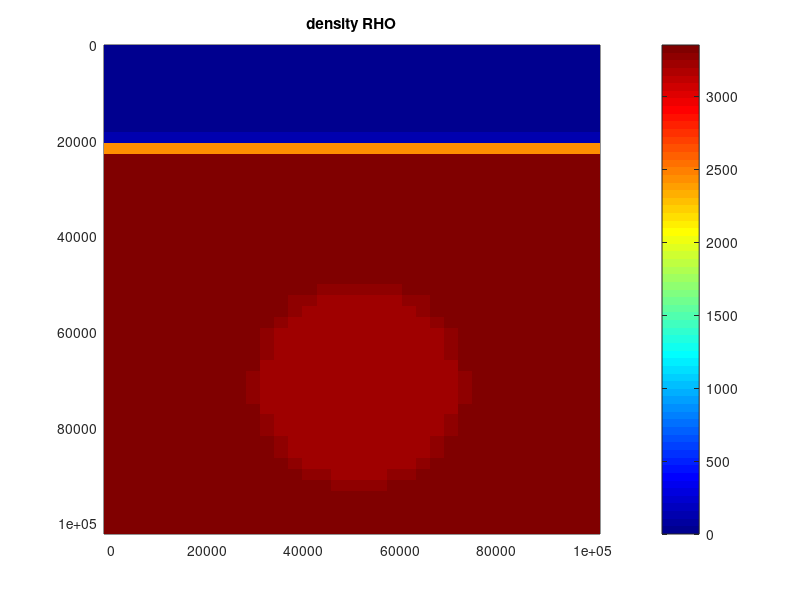
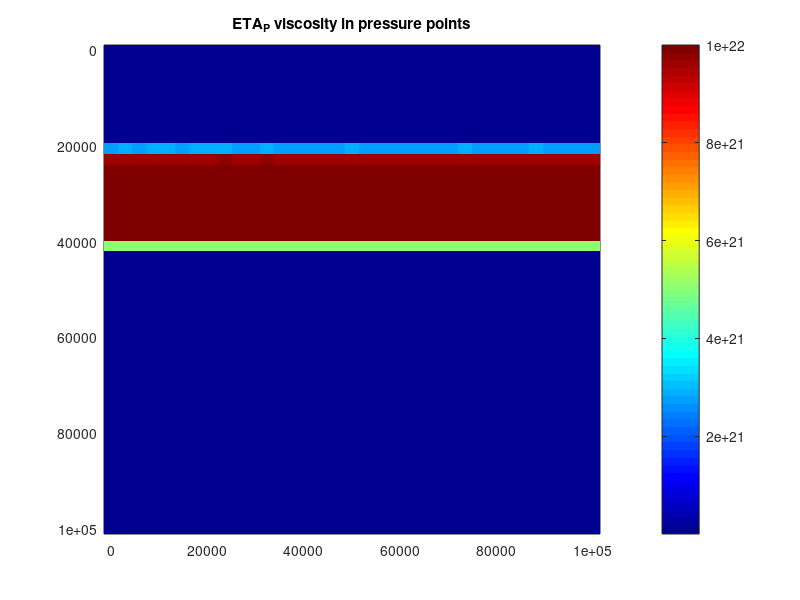
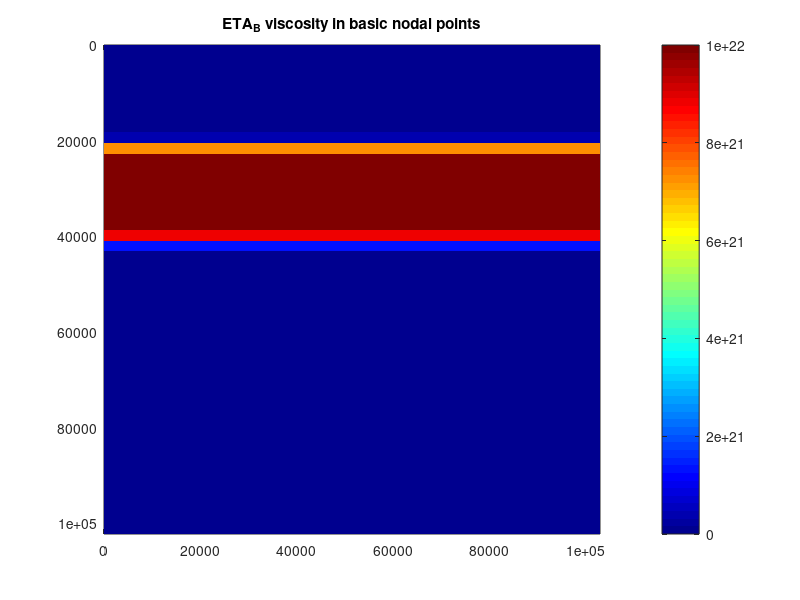
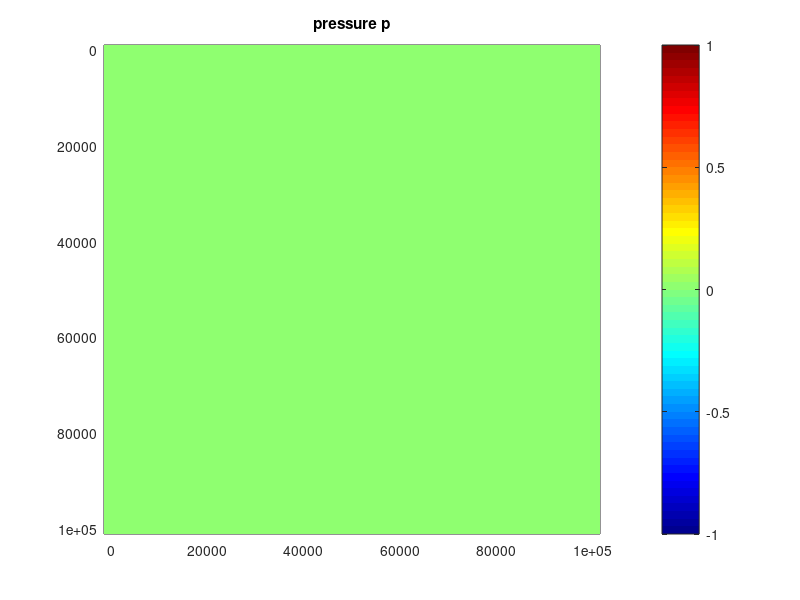

The MATLAB script that drew these images, in order:
% 0 clear memory and figures
clear all % memory
clf % figures


% 1.1 define numerical model
xsize = 100000; % horizontal, in m
ysize = 100000; % vertical, in m
nx=35; % grid resolution in horizontal direction
ny=45;% grid resolution in vertical direction
dx=xsize/(nx-1); % horizontal grid step in m
dy=ysize/(ny-1); % vertical grid step in m
x=0:dx:xsize+dx; % horizontal coordinates of grid points
y=0:dy:ysize+dy; % vertical coordinates of grid points
xp=-dx/2:dx:xsize+dx/2;
yp=-dy/2:dy:ysize+dy/2;
xvx=0:dx:xsize+dx;
yvx=-dy/2:dy:ysize+dy/2;
xvy=-dx/2:dx:xsize+dx/2;
yvy=0:dy:ysize+dy;
BC_type=-1; % free slip
BC_pressure = 1e+5;
gy=10;
dtthermal= min(dx,dy)^2/(4*max([4/3350/800 3/3300/1000  2/3200/1100]));
timesum=0;

% FOR TESTCASES
nsteps=1; dt=6e+10; dispmax=0.5;


% define marker arrays
nxm=(nx-1)*4; % number of markers in horizontal direction
nym=(ny-1)*4;
nm=nxm*nym; % total number of markers
xm=zeros(nm, 1); % x coordinates of markers
ym=zeros(nm, 1);
dxm=xsize/nxm; % average horizontal distance between markers in m
dym=ysize/nym;
RHOm=zeros(nm, 1); % density value for markers in kg/m3
ETAm=zeros(nm, 1); % viscosity values for markers
CPm=zeros(nm, 1);
RHOCPm=zeros(nm, 1);
km=zeros(nm, 1);
kappam=zeros(nm, 1);
Tm=zeros(nm, 1);

m=1;
for jm=1:1:nxm
    for im=1:1:nym
        % coordinates
        xm(m)=dxm/2+(jm-1)*dxm ; %+(rand-0.5)*dxm; %horizontal
        ym(m)=dym/2+(im-1)*dym ; %+(rand-0.5)*dym; %vertical

        % STICKY AIR
        if (ym(m)<0.2*ysize)
            RHOm(m) = 1; % sticky air
            CPm(m)=3E6;
            km(m)=3000;
            ETAm(m) = 1E17;
            Tm(m)=273;
        end

        % LITHOSPHERE
        if (ym(m)>=0.2*ysize && ym(m)<0.4*ysize )
            RHOm(m) = 3350;
            CPm(m)=800;
            km(m)=4;
            ETAm(m) = 1E22;
            Tm(m)=-1027+ym(m)*13/200;
        end

        if (ym(m)>=0.4*ysize)

            % PLUME
            if (sqrt((xm(m)-50000)^2+(ym(m)-70000)^2)<20000)
                RHOm(m) = 3200;
                CPm(m)=1100;
                km(m)=2;
                ETAm(m) = 1E18;
                Tm(m)=1873;

                % MANTLE
            else
                RHOm(m) = 3300;
                CPm(m)=1000;
                km(m)=3;
                ETAm(m) = 1E19;
                Tm(m)=1573;
            end
        end
        RHOCPm(m)=RHOm(m)*CPm(m);
        m=m+1;
    end
end

% 2 defining some matrices

N=(nx+1)*(ny+1)*3; % total number of unknowns
L=sparse(N, N); % coeff in the left side of equations
R=zeros(N,1); % values for the right hand side of eqns
RHO = zeros(ny+1, nx+1);
RHOCP = zeros(ny+1, nx+1);
ETA_P = zeros(ny+1, nx+1);
ETA_B = zeros(ny+1, nx+1);
kx= zeros(ny+1, nx+1);
ky= zeros(ny+1, nx+1);
T0= zeros(ny+1, nx+1);




for timestep=1:1:nsteps

    % initial values for sum arrays for ETAP, ETAB, RHO, kx, ky
    ETA_P_SUM=zeros(ny+1, nx+1);
    ETA_P_WT=zeros(ny+1, nx+1);
    ETA_B_SUM=zeros(ny+1, nx+1);
    ETA_B_WT=zeros(ny+1, nx+1);
    RHO_SUM=zeros(ny+1, nx+1);
    RHO_WT=zeros(ny+1, nx+1);
    RHOCP_SUM=zeros(ny+1, nx+1);
    RHOCP_WT=zeros(ny+1, nx+1);
    kx_SUM= zeros(ny+1, nx+1);
    kx_WT= zeros(ny+1, nx+1);
    ky_SUM= zeros(ny+1, nx+1);
    ky_WT= zeros(ny+1, nx+1);
    T_SUM= zeros(ny+1, nx+1);
    T_WT= zeros(ny+1, nx+1);


    % calculate ETA_P, ETA_B, RHO (or RHOvy in vy points)
    for m=1:1:nm

        % I. ETA_P, T and RHOCP
        % indices
        i=fix(((ym(m)-yp(1))/dy))+1;
        j=fix(((xm(m)-xp(1))/dx))+1;

        % weights for pressure pts
        dxmj=(xm(m)-xp(j));
        dymi=(ym(m)-yp(i));

        wtmij=(1-dxmj/dx)*(1-dymi/dy);
        wtmi1j=(1-dxmj/dx)*dymi/dy;
        wtmij1=dxmj/dx*(1-dymi/dy);
        wtmi1j1=dxmj/dx*dymi/dy;

        % calculating numerator and denominator for ETA_P
        ETA_P_SUM(i, j)=ETA_P_SUM(i, j)+wtmij*ETAm(m);
        ETA_P_WT(i, j)=ETA_P_WT(i, j)+wtmij;
        ETA_P_SUM(i+1, j)=ETA_P_SUM(i+1, j)+wtmi1j*ETAm(m);
        ETA_P_WT(i+1, j)=ETA_P_WT(i+1, j)+wtmi1j;
        ETA_P_SUM(i, j+1)=ETA_P_SUM(i, j+1)+wtmij1*ETAm(m);
        ETA_P_WT(i, j+1)=ETA_P_WT(i, j+1)+wtmij1;
        ETA_P_SUM(i+1, j+1)=ETA_P_SUM(i+1, j+1)+wtmi1j1*ETAm(m);
        ETA_P_WT(i+1, j+1)=ETA_P_WT(i+1, j+1)+wtmi1j1;

        % calculating numerator and denominator for RHOCP
        RHOCP_SUM(i, j)=RHOCP_SUM(i, j)+wtmij*RHOCPm(m);
        RHOCP_WT(i, j)=RHOCP_WT(i, j)+wtmij;
        RHOCP_SUM(i+1, j)=RHOCP_SUM(i+1, j)+wtmi1j*RHOCPm(m);
        RHOCP_WT(i+1, j)=RHOCP_WT(i+1, j)+wtmi1j;
        RHOCP_SUM(i, j+1)=RHOCP_SUM(i, j+1)+wtmij1*RHOCPm(m);
        RHOCP_WT(i, j+1)=RHOCP_WT(i, j+1)+wtmij1;
        RHOCP_SUM(i+1, j+1)=RHOCP_SUM(i+1, j+1)+wtmi1j1*RHOCPm(m);
        RHOCP_WT(i+1, j+1)=RHOCP_WT(i+1, j+1)+wtmi1j1;

        % calculating numerator and denominator for T
        T_SUM(i, j)=T_SUM(i, j)+wtmij*Tm(m)*RHOCPm(m);
        T_WT(i, j)=T_WT(i, j)+wtmij*RHOCPm(m);
        T_SUM(i+1, j)=T_SUM(i+1, j)+wtmi1j*Tm(m)*RHOCPm(m);
        T_WT(i+1, j)=T_WT(i+1, j)+wtmi1j*RHOCPm(m);
        T_SUM(i, j+1)=T_SUM(i, j+1)+wtmij1*Tm(m)*RHOCPm(m);
        T_WT(i, j+1)=T_WT(i, j+1)+wtmij1*RHOCPm(m);
        T_SUM(i+1, j+1)=T_SUM(i+1, j+1)+wtmi1j1*Tm(m)*RHOCPm(m);
        T_WT(i+1, j+1)=T_WT(i+1, j+1)+wtmi1j1*RHOCPm(m);


        % II. ETA_B
        % indices
        i= fix(((ym(m)-y(1)))/dy)+1;
        j= fix(((xm(m)-x(1)))/dx)+1;

        % weights for basic nodal pts, use same variables, previous values
        % not needed
        dxmj=(xm(m)-x(j));
        dymi=(ym(m)-y(i));

        wtmij=(1-dxmj/dx)*(1-dymi/dy);
        wtmi1j=(1-dxmj/dx)*(dymi/dy);
        wtmij1=dxmj/dx*(1-dymi/dy);
        wtmi1j1=dxmj/dx*(dymi/dy);

        % calculating numerator and denominator for ETA_B
        ETA_B_SUM(i, j)=ETA_B_SUM(i, j)+wtmij*ETAm(m);
        ETA_B_WT(i, j)=ETA_B_WT(i, j)+wtmij;
        ETA_B_SUM(i+1, j)=ETA_B_SUM(i+1, j)+wtmi1j*ETAm(m);
        ETA_B_WT(i+1, j)=ETA_B_WT(i+1, j)+wtmi1j;
        ETA_B_SUM(i, j+1)=ETA_B_SUM(i, j+1)+wtmij1*ETAm(m);
        ETA_B_WT(i, j+1)=ETA_B_WT(i, j+1)+wtmij1;
        ETA_B_SUM(i+1, j+1)=ETA_B_SUM(i+1, j+1)+wtmi1j1*ETAm(m);
        ETA_B_WT(i+1, j+1)=ETA_B_WT(i+1, j+1)+wtmi1j1;

        % III. RHOvy, ky
        % indices
        i=fix(((ym(m)-yvy(1)))/dy)+1;
        j=fix(((xm(m)-xvy(1)))/dx)+1;

        % weights for vy pts, use same variables, previous values
        % not needed
        dxmj=abs(xm(m)-xvy(j));
        dymi=abs(ym(m)-yvy(i));

        wtmij=(1-dxmj/dx)*(1-dymi/dy);
        wtmi1j=(1-dxmj/dx)*dymi/dy;
        wtmij1=dxmj/dx*(1-dymi/dy);
        wtmi1j1=dxmj/dx*dymi/dy;

        % calculating numerator and denominator for RHO
        RHO_SUM(i, j)=RHO_SUM(i, j)+wtmij*RHOm(m);
        RHO_WT(i, j)=RHO_WT(i, j)+wtmij;
        RHO_SUM(i+1, j)=RHO_SUM(i+1, j)+wtmi1j*RHOm(m);
        RHO_WT(i+1, j)=RHO_WT(i+1, j)+wtmi1j;
        RHO_SUM(i, j+1)=RHO_SUM(i, j+1)+wtmij1*RHOm(m);
        RHO_WT(i, j+1)=RHO_WT(i, j+1)+wtmij1;
        RHO_SUM(i+1, j+1)=RHO_SUM(i+1, j+1)+wtmi1j1*RHOm(m);
        RHO_WT(i+1, j+1)=RHO_WT(i+1, j+1)+wtmi1j1;

        % calculating numerator and denominator for ky
        ky_SUM(i, j)=ky_SUM(i, j)+wtmij*km(m);
        ky_WT(i, j)=ky_WT(i, j)+wtmij;
        ky_SUM(i+1, j)=ky_SUM(i+1, j)+wtmi1j*km(m);
        ky_WT(i+1, j)=ky_WT(i+1, j)+wtmi1j;
        ky_SUM(i, j+1)=ky_SUM(i, j+1)+wtmij1*km(m);
        ky_WT(i, j+1)=ky_WT(i, j+1)+wtmij1;
        ky_SUM(i+1, j+1)=ky_SUM(i+1, j+1)+wtmi1j1*km(m);
        ky_WT(i+1, j+1)=ky_WT(i+1, j+1)+wtmi1j1;



        % IV. kx
        % indices
        i=fix(((ym(m)-yvx(1)))/dy)+1;
        j=fix(((xm(m)-xvx(1)))/dx)+1;

        % weights for vx pts, use same variables, previous values
        % not needed
        dxmj=abs(xm(m)-xvx(j));
        dymi=abs(ym(m)-yvx(i));

        wtmij=(1-dxmj/dx)*(1-dymi/dy);
        wtmi1j=(1-dxmj/dx)*dymi/dy;
        wtmij1=dxmj/dx*(1-dymi/dy);
        wtmi1j1=dxmj/dx*dymi/dy;

        % calculating numerator and denominator for kx
        kx_SUM(i, j)=kx_SUM(i, j)+wtmij*km(m);
        kx_WT(i, j)=kx_WT(i, j)+wtmij;
        kx_SUM(i+1, j)=kx_SUM(i+1, j)+wtmi1j*km(m);
        kx_WT(i+1, j)=kx_WT(i+1, j)+wtmi1j;
        kx_SUM(i, j+1)=kx_SUM(i, j+1)+wtmij1*km(m);
        kx_WT(i, j+1)=kx_WT(i, j+1)+wtmij1;
        kx_SUM(i+1, j+1)=kx_SUM(i+1, j+1)+wtmi1j1*km(m);
        kx_WT(i+1, j+1)=kx_WT(i+1, j+1)+wtmi1j1;

    end

    % calculating ETAP, ETAB, RHO, kx, ky, T0, RHOCP
    for j=1:1:nx+1
        for i=1:1:ny+1
            if(ETA_P_WT(i, j)>0)
                ETA_P(i, j)=ETA_P_SUM(i, j)/ETA_P_WT(i, j);
            else
                ETA_P(i, j)=ETA_P(i, j);
            end
            if (ETA_B_WT(i, j)>0)
                ETA_B(i, j)=ETA_B_SUM(i, j)/ETA_B_WT(i, j);
            else
                ETA_B(i, j)=ETA_B(i, j);
            end
            if (RHO_WT(i, j)>0)
                RHO(i, j)=RHO_SUM(i, j)/RHO_WT(i, j);
            else
                RHO(i, j)=RHO(i, j);
            end
            if (RHOCP_WT(i, j)>0)
                RHOCP(i, j)=RHOCP_SUM(i, j)/RHOCP_WT(i, j);
            else
                RHOCP(i, j)=RHOCP(i, j);
            end
            if (kx_WT(i, j)>0)
                kx(i, j)=kx_SUM(i, j)/kx_WT(i, j);
            else
                kx(i, j)=kx(i, j);
            end
            if (ky_WT(i, j)>0)
                ky(i, j)=ky_SUM(i, j)/ky_WT(i, j);
            else
                ky(i, j)=ky(i, j);
            end
            if (T_WT(i, j)>0)
                T0(i, j)=T_SUM(i, j)/T_WT(i, j);
            else
                T0(i, j)=T0(i, j);
            end
        end
    end
    T0(2:ny,1)=T0(2:ny,2); % Left BC: dT/dx=0
    T0(2:ny,nx+1)=T0(2:ny,nx); % Right BC: dT/dx=0
    T0(1,:)=2*273-T0(2,:); % Top BC: T=273
    T0(ny+1,:)=2*1573-T0(ny,:); % Bottom BC: T=1573



    % 3 composing global matrices L, R
    for j=1:1:nx+1
        for i=1:1:ny+1
            gp=((j-1)*(ny+1)+i-1)*3+1;
            gvx=gp+1;
            gvy=gp+2;


            % continuity equation
            if (i==1 || j==1 || j==nx+1 || i==ny+1)
                L(gp, gp)=1;
                R(gp, 1)=0;
            elseif (i==2 && j==2)
                L(gp, gp)=1;
                R(gp, 1)=BC_pressure;
            else
                L(gp, gvx-3*(ny+1))=-1/dx;
                L(gp, gvx)=1/dx;
                L(gp, gvy-3)=-1/dy;
                L(gp, gvy)=1/dy;
                R(gp, 1)=0;
            end

            % x-stokes equation

            if (j==1 || j>=nx)
                L(gvx, gvx)=1;
                R(gvx, 1)=0;
            elseif (i==1)
                L(gvx, gvx)=1;
                L(gvx, gvx+3)=BC_type;
                R(gvx, 1)=0;
            elseif (i==ny+1)
                L(gvx, gvx)=1;
                L(gvx, gvx-3)=BC_type;
                R(gvx, 1)=0;
            else
                % vx velocities
                L(gvx, gvx-3*(ny+1))=2*ETA_P(i, j)/dx^2;
                L(gvx, gvx-3)=ETA_B(i-1, j)/dy^2;
                L(gvx, gvx)=-2*(ETA_P(i, j)+ETA_P(i, j+1))/dx^2-(ETA_B(i-1, j)+ETA_B(i, j))/dy^2;
                L(gvx, gvx+3)=ETA_B(i, j)/dy^2;
                L(gvx, gvx+3*(ny+1))=2*ETA_P(i, j+1)/dx^2;

                % vy velocities
                L(gvx, gvy-3)=ETA_B(i-1, j)/(dx*dy);
                L(gvx, gvy)=-ETA_B(i, j)/(dx*dy);
                L(gvx, gvy+3*ny)=-ETA_B(i-1, j)/(dx*dy);
                L(gvx, gvy+3*(ny+1))=ETA_B(i, j)/(dx*dy);

                % pressure
                L(gvx, gp)=1/dx;
                L(gvx, gp+3*(ny+1))=-1/dx;

                % RHS
                R(gvx, 1)=0;
            end

            % y-stokes equation
            if (i==1 || i>=ny)
                L(gvy, gvy)=1;
                R(gvy, 1)=0;
            elseif (j==1)
                L(gvy, gvy)=1;
                L(gvy, gvy+3*(ny+1))=BC_type;
                R(gvy, 1)=0;
            elseif (j==nx+1)
                L(gvy, gvy)=1;
                L(gvy, gvy-3*(ny+1))=BC_type;
                R(gvy, 1)=0;
            else

                % vx velocities
                L(gvy, gvx-3*(ny+1))=ETA_B(i, j-1)/(dx*dy)-0.25*gy*dt*(RHO(i, j+1)-RHO(i, j-1))/(2*dx);
                L(gvy, gvx-3*ny)=-ETA_B(i, j-1)/(dx*dy)-0.25*gy*dt*(RHO(i, j+1)-RHO(i, j-1))/(2*dx);
                L(gvy, gvx)=-ETA_B(i, j)/(dx*dy)-0.25*gy*dt*(RHO(i, j+1)-RHO(i, j-1))/(2*dx);
                L(gvy, gvx+3)=ETA_B(i, j)/(dx*dy)-0.25*gy*dt*(RHO(i, j+1)-RHO(i, j-1))/(2*dx);

                % vy velocities
                L(gvy, gvy-3*(ny+1))=ETA_B(i, j-1)/dx^2;
                L(gvy, gvy-3)=2*ETA_P(i, j)/dy^2;
                L(gvy, gvy)=-2*(ETA_P(i, j)+ETA_P(i+1, j))/dy^2-(ETA_B(i, j-1)+ETA_B(i, j))/dx^2-gy*dt*(RHO(i+1, j)-RHO(i-1, j))/(2*dy);
                L(gvy, gvy+3)=2*ETA_P(i+1, j)/dy^2;
                L(gvy, gvy+3*(ny+1))=ETA_B(i, j)/dx^2;

                % pressure
                L(gvy, gp)=1/dy;
                L(gvy, gp+3)=-1/dy;

                %RHS
                R(gvy, 1)=-RHO(i, j)*gy;
            end
        end
    end


    % 4 solve matrices
    S=L\R;


    % 5 reload solution into vx, vy, p
    p=zeros(ny+1, nx+1);
    vx=zeros(ny+1, nx+1);
    vy=zeros(ny+1, nx+1);
    for j=1:1:nx+1 % from 1 with step 1
        for i=1:1:ny+1
            % define global index of the current equation S
            gp=((j-1)*(ny+1)+i-1)*3+1;
            gvx=gp+1;
            gvy=gp+2;
            % reload S(kg) => p, vx, vy(i, j)
            p(i, j)= S(gp);
            vx(i, j)= S(gvx);
            vy(i, j)= S(gvy);
        end
    end

    % calculating dt
    % defining dt
    dt=1e+30;
    vxmax=max(max(abs(vx)));
    vymax=max(max(abs(vy)));
    if (dt*vxmax>dx*dispmax)
        dt=dx*dispmax/vxmax;
    end
    if (dt*vymax>dy*dispmax)
        dt=dy*dispmax/vymax;
    end


    % interpolationg vx to vxm
    vxm=zeros(1,nm);
    vym=zeros(1,nm);
    vxm_eff=zeros(1,nm);
    vym_eff=zeros(1,nm);



    for m=1:1:nm
        xa=xm(m); ya=ym(m);
        for RK=1:1:4
            coeff=1;% coefficient for vxA, B, C, D in RK scheme
            if (RK==2 || RK==3)
                coeff=2; % changing coeff for B and C
            end

            i=fix(((ya-yvx(1)))/dy)+1;
            j=fix(((xa-xvx(1)))/dx)+1;
            dxmj=(xa-xvx(j));
            dymi=(ya-yvx(i));


            % NEW PART - BILIN INTERP
            vx13=(1-dxmj/dx)*vx(i,   j)+dxmj/dx*vx(i,   j+1);
            vx24=(1-dxmj/dx)*vx(i+1, j)+dxmj/dx*vx(i+1, j+1);

            vx13_corr_r= 0;
            vx24_corr_r= 0;
            vx13_corr_l= 0;
            vx24_corr_l= 0;

            if(j<nx-1)
                vx13_corr_r=0.5*(dxmj/dx-0.5)^2*(vx(i,   j)-2*vx(i,   j+1)+vx(i,   j+2));
                vx24_corr_r=0.5*(dxmj/dx-0.5)^2*(vx(i+1, j)-2*vx(i+1, j+1)+vx(i+1, j+2));
            end
            if (j>=2)
                vx13_corr_l=0.5*(dxmj/dx-0.5)^2*(vx(i,   j-1)-2*vx(i,   j)+vx(i,   j+1));
                vx24_corr_l=0.5*(dxmj/dx-0.5)^2*(vx(i+1, j-1)-2*vx(i+1, j)+vx(i+1, j+1));
            end

            if(xa>xvx(j)+0.5*dx) % CORRECTION TO RIGHT, pt to the right of pressure pt
                vx13=vx13+vx13_corr_r;
                vx24=vx24+vx24_corr_r;
            end
            if(xa<xvx(j)+0.5*dx) % CORRECTION TO LEFT, pt to the left of pressure pt
                vx13=vx13+vx13_corr_l;
                vx24=vx24+vx24_corr_l;
            end

            vxa=vx13*(1-dymi/dy)+ vx24*dymi/dy; % this is basically vxm(m), but do not want to change vxm(m) so used different variable

            i=fix(((ya-yvy(1)))/dy)+1;
            j=fix(((xa-xvy(1)))/dx)+1;
            dxmj=(xa-xvy(j));
            dymi=(ya-yvy(i));


            % NEW PART - BILIN INTERP
            vy13=(1-dymi/dy)*vy(i, j  )+(dymi/dy)*vy(i+1, j);
            vy24=(1-dymi/dy)*vy(i, j+1)+(dymi/dy)*vy(i+1, j+1);

            vy13_corr_r= 0;
            vy24_corr_r= 0;
            vy13_corr_l= 0;
            vy24_corr_l= 0;

            if(i<ny-1)
                vy13_corr_r=0.5*(dymi/dy-0.5)^2*(vy(i, j  )-2*vy(i+1, j  )+vy(i+2, j  ));
                vy24_corr_r=0.5*(dymi/dy-0.5)^2*(vy(i, j+1)-2*vy(i+1, j+1)+vy(i+2, j+1));
            end
            if(i>=2)
                vy13_corr_l=0.5*(dymi/dy-0.5)^2*(vy(i-1, j  )-2*vy(i, j  )+vy(i+1, j  ));
                vy24_corr_l=0.5*(dymi/dy-0.5)^2*(vy(i-1, j+1)-2*vy(i, j+1)+vy(i+1, j+1));
            end

            if(ya>yvy(i)+0.5*dy)
                vy13=vy13+vy13_corr_r;
                vy24=vy24+vy24_corr_r;
            end
            if(ya<yvy(i)+0.5*dy)
                vy13=vy13+vy13_corr_l;
                vy24=vy24+vy24_corr_l;
            end
            vya=vy13*(1-dxmj/dx)+ vy24*dxmj/dx;

            if (RK==1)
                vxm(m)=vxa; vym(m)=vya; % vxm and vym are the same as vxa and vya when rk = 1, as if there was no RK scheme
            end
            % CALCULATING EFFECTIVE VELOCITIES, UPDATING FOR PTS A, B, C, D
            vxm_eff(m)=vxm_eff(m) + coeff*vxa; % UPDATING vxm

            coeff1=1;
            if (RK==1 || RK==2)
                coeff1=2;
            end
            xa=xm(m)+vxa*dt/coeff1;

            vym_eff(m)=vym_eff(m) + coeff*vya;
            ya=ym(m)+vya*dt/coeff1;

        end

        % DIVIDING BY 6 AT THE END
        vxm_eff(m)=vxm_eff(m)/6;
        vym_eff(m)=vym_eff(m)/6;

        % moving markers
        xm(m)=xm(m)+vxm_eff(m)*dt;
        ym(m)=ym(m)+vym_eff(m)*dt;


    end

    NT=(nx+1)*(ny+1)*1; % total number of unknowns
    LT=sparse(NT, NT); % coeff in the left side of equations
    RT=zeros(NT,1); % values for the right hand side of eqns

    dt=min(dt, dtthermal);


    % 3 composing global matrices
    for j=1:1:nx+1
        for i=1:1:ny+1
            gp=((j-1)*(ny+1)+i-1)*1+1;
            if(i==1)
                LT(gp, gp)=1;
                LT(gp, gp+1)=1;
                RT(gp, 1)=2*273; % temp should be 273 at the top
            elseif(i==ny+1)
                LT(gp, gp)=1;
                LT(gp, gp-1)=1;
                RT(gp, 1)=2*1573;
            elseif (j==1)
                LT(gp, gp)=1;
                LT(gp, gp+1*(ny+1))=-1;
                RT(gp, 1)=0;
            elseif (j==nx+1)
                LT(gp, gp)=1;
                LT(gp, gp-1*(ny+1))=-1;
                RT(gp, 1)=0;
            else
                LT(gp, gp-1*(ny+1))=-dt*kx(i, j-1)/dx^2;
                LT(gp, gp-1)=-dt*ky(i-1, j)/dy^2;
                LT(gp, gp)=RHOCP(i, j)+dt*(ky(i, j)+ky(i-1, j))/dy^2+dt*(kx(i, j-1)+kx(i, j))/dx^2;
                LT(gp, gp+1)=-dt*ky(i, j)/dy^2;
                LT(gp, gp+1*(ny+1))=-dt*kx(i, j)/dx^2;
                RT(gp, 1)=RHOCP(i, j)*T0(i, j);
            end
        end
    end


    % 4 solve matrices
    ST=LT\RT;


    % 5 reload solution into T
    T=zeros(ny+1, nx+1);
    for j=1:1:nx+1 % from 1 with step 1
        for i=1:1:ny+1
            gp=((j-1)*(ny+1)+i-1)*1+1;
            % reload ST(gp) => T(i, j)
            T(i, j)= ST(gp);
        end
    end
    DT=T-T0;
    % MOVING T MARKERS
    if (nsteps==1)
        for m=1:1:nm
            i=fix(((ym(m)-yp(1)))/dy)+1;
            j=fix(((xm(m)-xp(1)))/dx)+1;

            dxmj=(xm(m)-xp(j));
            dymi=(ym(m)-yp(i));

            wtmij=(1-dxmj/dx)*(1-dymi/dy);
            wtmi1j=(1-dxmj/dx)*dymi/dy;
            wtmij1=dxmj/dx*(1-dymi/dy);
            wtmi1j1=dxmj/dx*dymi/dy;


            Tm(m)=T(i, j)*wtmij + T(i+1, j)*wtmi1j+T(i, j+1)*wtmij1+T(i+1, j+1)*wtmi1j1;
        end
    end
    if (nsteps>1)
        %         DT=T-T0;
        for m=1:1:nm
            i=fix(((ym(m)-yp(1)))/dy)+1;
            j=fix(((xm(m)-xp(1)))/dx)+1;

            dxmj=(xm(m)-xp(j));
            dymi=(ym(m)-yp(i));

            wtmij=(1-dxmj/dx)*(1-dymi/dy);
            wtmi1j=(1-dxmj/dx)*dymi/dy;
            wtmij1=dxmj/dx*(1-dymi/dy);
            wtmi1j1=dxmj/dx*dymi/dy;

            Tm(m)=Tm(m)+(DT(i, j))*wtmij + (DT(i+1, j))*wtmi1j+(DT(i, j+1))*wtmij1+(DT(i+1, j+1))*wtmi1j1;
        end
    end

    timesum=timesum+dt;

    figure(1); clf
    pcolor(xvy, yvy, RHO);
    title('density RHO')
    colormap('Jet')
    shading flat
    colorbar
    axis ij

    figure(2); clf
    pcolor(xp, yp, ETA_P) ; colormap('Jet')
    title('ETA_P viscosity in pressure points')
    shading flat
    colorbar
    axis ij

    figure(3); clf
    pcolor(x, y, ETA_B) ; colormap('Jet')
    title('ETA_B viscosity in basic nodal points')
    shading flat
    colorbar
    axis ij

    figure(4); clf
    pcolor(xp, yp, p) ; colormap('Jet')
    title('pressure p')
    shading flat
    colorbar
    axis ij

    figure(5); clf
    pcolor(xvx, yvx, vx) ; colormap('Jet')
    title('vx velocity')
    shading flat
    colorbar
    axis ij

    figure(6); clf
    pcolor(xvy, yvy, vy) ; colormap('Jet')
    title('vy velocity')
    shading flat
    colorbar
    axis ij

    figure(7); clf
    pcolor(xp, yp, T) ; colormap('Jet')
    title('temperature T')
    shading flat
    colorbar
    axis ij

    figure(8); clf
    pcolor(xp, yp, T0) ; colormap('Jet')
    title('temperature T0')
    shading flat
    colorbar
    axis ij

    disp(p(27, 12));
    disp(vx(27, 12));
    disp(vy(27, 12));
    disp(T(27, 12));
    disp(dt);
    disp(timesum);

end

